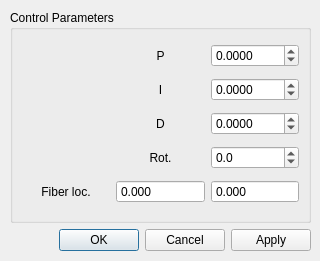
<?xml version="1.0" encoding="UTF-8"?>
<ui version="4.0">
 <class>Dialog</class>
 <widget class="QDialog" name="Dialog">
  <property name="geometry">
   <rect>
    <x>0</x>
    <y>0</y>
    <width>320</width>
    <height>261</height>
   </rect>
  </property>
  <property name="windowTitle">
   <string>Control parameters</string>
  </property>
  <widget class="QWidget" name="verticalLayoutWidget">
   <property name="geometry">
    <rect>
     <x>10</x>
     <y>10</y>
     <width>301</width>
     <height>241</height>
    </rect>
   </property>
   <layout class="QVBoxLayout" name="verticalLayout">
    <item>
     <widget class="QGroupBox" name="groupBoxControls">
      <property name="sizePolicy">
       <sizepolicy hsizetype="Expanding" vsizetype="Expanding">
        <horstretch>0</horstretch>
        <verstretch>0</verstretch>
       </sizepolicy>
      </property>
      <property name="title">
       <string>Control Parameters</string>
      </property>
      <layout class="QGridLayout" name="gridLayout_3">
       <item row="2" column="2">
        <widget class="QDoubleSpinBox" name="spb_D">
         <property name="enabled">
          <bool>true</bool>
         </property>
         <property name="decimals">
          <number>4</number>
         </property>
         <property name="minimum">
          <double>-100.000000000000000</double>
         </property>
         <property name="maximum">
          <double>100.000000000000000</double>
         </property>
         <property name="singleStep">
          <double>0.010000000000000</double>
         </property>
        </widget>
       </item>
       <item row="0" column="2">
        <widget class="QDoubleSpinBox" name="spb_P">
         <property name="enabled">
          <bool>true</bool>
         </property>
         <property name="decimals">
          <number>4</number>
         </property>
         <property name="minimum">
          <double>-100.000000000000000</double>
         </property>
         <property name="maximum">
          <double>100.000000000000000</double>
         </property>
         <property name="singleStep">
          <double>0.010000000000000</double>
         </property>
        </widget>
       </item>
       <item row="1" column="1">
        <widget class="QLabel" name="label_I">
         <property name="text">
          <string>I</string>
         </property>
         <property name="alignment">
          <set>Qt::AlignCenter</set>
         </property>
        </widget>
       </item>
       <item row="0" column="1">
        <widget class="QLabel" name="label_P">
         <property name="text">
          <string>P</string>
         </property>
         <property name="alignment">
          <set>Qt::AlignCenter</set>
         </property>
        </widget>
       </item>
       <item row="2" column="1">
        <widget class="QLabel" name="label_D">
         <property name="text">
          <string>D</string>
         </property>
         <property name="alignment">
          <set>Qt::AlignCenter</set>
         </property>
        </widget>
       </item>
       <item row="1" column="2">
        <widget class="QDoubleSpinBox" name="spb_I">
         <property name="decimals">
          <number>4</number>
         </property>
         <property name="minimum">
          <double>-100.000000000000000</double>
         </property>
         <property name="singleStep">
          <double>0.010000000000000</double>
         </property>
        </widget>
       </item>
       <item row="3" column="1">
        <widget class="QLabel" name="lbl_Rotation">
         <property name="text">
          <string>Rot.</string>
         </property>
         <property name="alignment">
          <set>Qt::AlignCenter</set>
         </property>
        </widget>
       </item>
       <item row="3" column="2">
        <widget class="QDoubleSpinBox" name="spb_Rotation">
         <property name="enabled">
          <bool>true</bool>
         </property>
         <property name="decimals">
          <number>1</number>
         </property>
         <property name="minimum">
          <double>-360.000000000000000</double>
         </property>
         <property name="maximum">
          <double>360.000000000000000</double>
         </property>
        </widget>
       </item>
       <item row="4" column="0">
        <widget class="QLabel" name="label_FiberLoc">
         <property name="text">
          <string>Fiber loc.</string>
         </property>
         <property name="alignment">
          <set>Qt::AlignCenter</set>
         </property>
        </widget>
       </item>
       <item row="4" column="1">
        <widget class="QDoubleSpinBox" name="spb_XFib">
         <property name="enabled">
          <bool>true</bool>
         </property>
         <property name="toolTip">
          <string>Target horizontal location for control algorithm</string>
         </property>
         <property name="buttonSymbols">
          <enum>QAbstractSpinBox::NoButtons</enum>
         </property>
         <property name="decimals">
          <number>3</number>
         </property>
         <property name="maximum">
          <double>512.000000000000000</double>
         </property>
        </widget>
       </item>
       <item row="4" column="2">
        <widget class="QDoubleSpinBox" name="spb_YFib">
         <property name="enabled">
          <bool>true</bool>
         </property>
         <property name="toolTip">
          <string>Target vertical location for control algorithm</string>
         </property>
         <property name="buttonSymbols">
          <enum>QAbstractSpinBox::NoButtons</enum>
         </property>
         <property name="decimals">
          <number>3</number>
         </property>
         <property name="maximum">
          <double>512.000000000000000</double>
         </property>
        </widget>
       </item>
      </layout>
     </widget>
    </item>
    <item>
     <widget class="QDialogButtonBox" name="buttonBox">
      <property name="orientation">
       <enum>Qt::Horizontal</enum>
      </property>
      <property name="standardButtons">
       <set>QDialogButtonBox::Apply|QDialogButtonBox::Cancel|QDialogButtonBox::Ok</set>
      </property>
     </widget>
    </item>
   </layout>
  </widget>
 </widget>
 <resources/>
 <connections/>
</ui>
